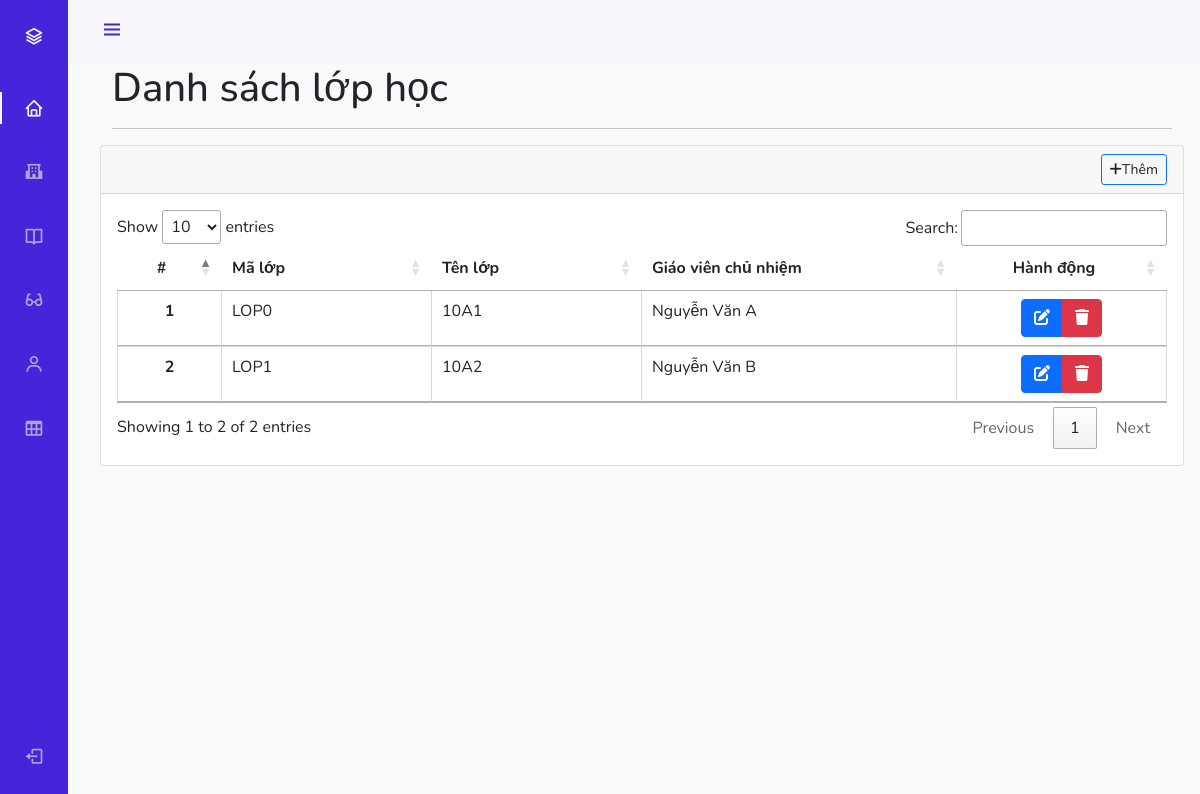
/model/admin-index.php, run on an earlier commit of the app's database.
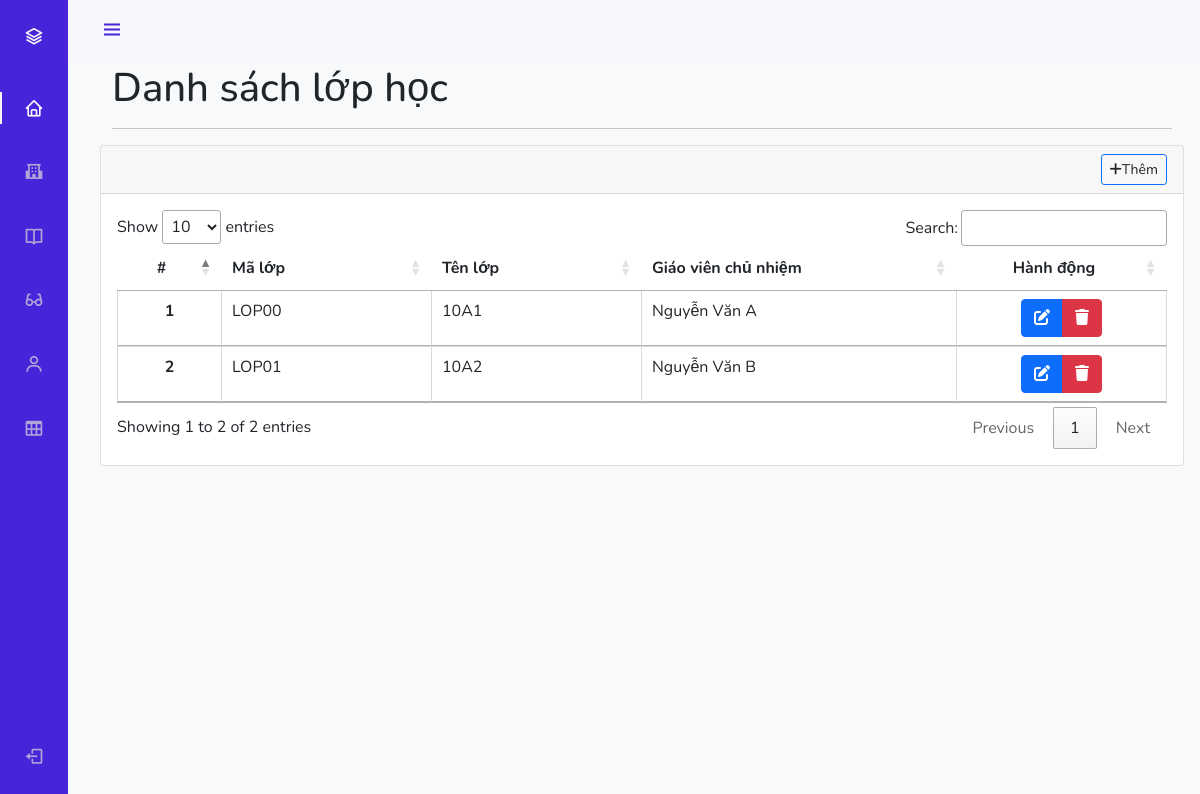
And on a later commit of the database.
### tables this page shows
CREATE TABLE `lop` (
  `malop` varchar(10) NOT NULL,
  `tenlop` varchar(20) NOT NULL,
  `magvcn` varchar(10) NOT NULL
);

CREATE TABLE `giaovien` (
  `magv` varchar(10) NOT NULL,
  `tengv` varchar(20) NOT NULL,
  `gioitinh` tinyint(1) NOT NULL,
  `chucvu` varchar(20) NOT NULL,
  `sodt` varchar(11) NOT NULL,
  `email` varchar(20) NOT NULL,
  `diachi` varchar(100) NOT NULL
);

### model/classes.php (the view, shortened to what this page needs)
<div class="conten-header">
    <div class="container-fluid">
        <div class="row mb-2">
            <div class="col-sm-6">
                <h1 class="m-0 text-start">Danh sách lớp học</h1>
            </div>
        </div>
        <hr class="border-primary">
    </div>
</div>
<div class="col col-lg-12">
    <div class="card card-outline card-primary">
        <div class="card-header">
            <div class="card-tools">
                <a class="btn btn-block btn-sm btn-default btn-flat border-primary newClass" href="javascript:void(0)"><i class="fa fa-plus"></i>Thêm</a>
            </div>
        </div>
        <div class="card-body">
            <table class="table cell-border" id="list">
                <colgroup>
                    <col width="10%">
                    <col width="20%">
                    <col width="20%">
                    <col width="30%">
                    <col width="20%">
                </colgroup>
                <thead>
                    <tr>
                        <th class="text-center">#</th>
                        <th>Mã lớp</th>
                        <th>Tên lớp</th>
                        <th>Giáo viên chủ nhiệm</th>
                        <th class="text-center">Hành động</th>
                    </tr>
                </thead>
                <tbody>
                    <?php
                    include '../config/config.php';
                    $sql = "SELECT * FROM lop, giaovien WHERE lop.magvcn = giaovien.magv";
                    $result = mysqli_query($conn, $sql);
                    if (mysqli_num_rows($result) > 0) {
                        $stt = 1;
                        while ($row = mysqli_fetch_assoc($result)) { ?>
                            <tr>
                                <th class="text-center"><?php echo $stt++; ?></th>
                                <td><?php echo $row['malop']; ?></td>
                                <td><?php echo $row['tenlop'] ?></td>
                                <td><?php echo $row['tengv'] ?></td>
                                <td class="text-center">
                                    <div class="btn-group">
                                        <a href="#" class="btn btn-primary btn-flat manage_class">
                                            <i class="fas fa-edit"></i>
                                        </a>
                                        <button type="button" class="btn btn-danger btn-flat delete_class">
                                            <i class="fas fa-trash"></i>
                                        </button>
                                    </div>
                                </td>
                            </tr>
                    <?php
                        }
                    }
                    ?>
                </tbody>
            </table>
        </div>
    </div>
</div>

### model/admin-index.php (shortened to what this page needs)
<!DOCTYPE html>
<html lang="en">
<head>
    <link href="https://cdn.jsdelivr.net/npm/bootstrap@5.1.3/dist/css/bootstrap.min.css" rel="stylesheet">
    <link rel="stylesheet" href="https://cdn.jsdelivr.net/npm/boxicons@latest/css/boxicons.min.css">
    <link rel="stylesheet" href="https://cdnjs.cloudflare.com/ajax/libs/font-awesome/6.0.0-beta2/css/all.min.css">
    <link rel="stylesheet" href="https://cdn.datatables.net/1.11.3/css/jquery.dataTables.min.css">
    <link rel="stylesheet" href="https://cdn.datatables.net/buttons/2.0.1/css/buttons.dataTables.min.css">
    <link rel="stylesheet" href="https://cdn.datatables.net/responsive/2.2.9/css/responsive.dataTables.min.css">
    <link rel="stylesheet" href="../assets/css/table-data.css">
    <link rel="stylesheet" href="../assets/css/sidebar.css">
</head>
<body>
    <body id="body-pd" class="bg-light">
        <header class="header" id="header">
            <div class="header_toggle"> <i class='bx bx-menu' id="header-toggle"></i> </div>
            <div class="header_img"> <img src="https://i.imgur.com/hczKIze.jpg" alt=""> </div>
        </header>
        <div class="l-navbar" id="nav-bar">
            <nav class="nav">
                <div>
                    <a href="#" class="nav_logo"> <i class='bx bx-layer nav_logo-icon'>
                        </i> <span class="nav_logo-name">Menu</span>
                    </a>
                    <div class="nav_list">
                        <a href="#" class="nav_link active" id="dashboard">
                            <i class='bx bx-home nav_icon'></i>
                        </a>
                        <a href="#" class="nav_link" id="classes">
                            <i class='bx bxs-school nav_icon'></i>
                        </a>
                        <a href="#" class="nav_link" id="subjects">
                            <i class='bx bx-book-open nav_icon'></i>
                        </a>
                        <a href="#" class="nav_link" id="teachers">
                            <i class='bx bx-glasses nav_icon'></i>
                        </a>
                        <a href="#" class="nav_link" id="students">
                            <i class='bx bx-user nav_icon'></i>
                        </a>
                        <a href="#" class="nav_link" id="results">
                            <i class='bx bx-table nav_icon'></i>
                        </a>
                    </div>
                </div>
                <a href="#" class="nav_link" id="logout">
                    <i class='bx bx-log-out nav_icon'></i>
                </a>
            </nav>
        </div>
        <div id="contents" class="height-100 bg-light">
            <?php include 'classes.php'; ?>
        </div>
    </body>
</html>

### assets/css/table-data.css (style rules this page uses)
html, body { overflow-x: hidden; height: 100%; }
body { background: #fff; padding: 0; margin: 0; }
.card-tools { float: right; }

### assets/css/sidebar.css (style rules this page uses)
:root { --header-height: 3rem; --nav-width: 68px; --first-color: #4723d9; --first-color-light: #afa5d9; --white-color: #f7f6fb; --body-font: 'Nunito', sans-serif; --normal-font-size: 1rem; --z-fixed: 100; }
body { position: relative; margin: var(--header-height) 0 0 0; padding: 0 1rem; font-family: var(--body-font); font-size: var(--normal-font-size); transition: 0.5s; }
a { text-decoration: none; }
.header { width: 100%; height: var(--header-height); position: fixed; top: 0; left: 0; display: flex; align-items: center; justify-content: space-between; padding: 0 1rem; background-color: var(--white-color); z-index: var(--z-fixed); transition: 0.5s; }
.header_toggle { color: var(--first-color); font-size: 1.5rem; cursor: pointer; }
.header_img { width: 35px; height: 35px; display: flex; justify-content: center; border-radius: 50%; overflow: hidden; }
.header_img img { width: 40px; }
.l-navbar { position: fixed; top: 0; left: -30%; width: var(--nav-width); height: 100vh; background-color: var(--first-color); padding: 0.5rem 1rem 0 0; transition: 0.5s; z-index: var(--z-fixed); }
.nav { height: 100%; display: flex; flex-direction: column; justify-content: space-between; overflow: hidden; }
.nav_logo, .nav_link { display: grid; grid-template-columns: max-content max-content; align-items: center; column-gap: 1rem; padding: 0.5rem 0 0.5rem 1.5rem; }
.nav_logo { margin-bottom: 2rem; }
.nav_logo-icon { font-size: 1.25rem; color: var(--white-color); }
.nav_link { position: relative; color: var(--first-color-light); margin-bottom: 1.5rem; transition: 0.3s; }
.nav_icon { font-size: 1.25rem; }
.active { color: var(--white-color); }
.active::before { content: ''; position: absolute; left: 0; width: 2px; height: 32px; background-color: var(--white-color); }
.height-100 { height: 100vh; }
@media screen and (min-width: 768px) { body { margin: calc(var(--header-height) + 1rem) 0 0 0; padding-left: calc(var(--nav-width) + 2rem); } }
@media screen and (min-width: 768px) { .header { height: calc(var(--header-height) + 1rem); padding: 0 2rem 0 calc(var(--nav-width) + 2rem); } }
@media screen and (min-width: 768px) { .header_img { width: 40px; height: 40px; } }
@media screen and (min-width: 768px) { .header_img img { width: 45px; } }
@media screen and (min-width: 768px) { .l-navbar { left: 0; padding: 1rem 1rem 0 0; } }

What changed in the data, as far as the page shows it:
removed lop: malop "LOP0", tenlop "10A1", magvcn.tengv "Nguyễn Văn A"
removed lop: malop "LOP1", tenlop "10A2", magvcn.tengv "Nguyễn Văn B"
added lop: malop "LOP00", tenlop "10A1", magvcn.tengv "Nguyễn Văn A"
added lop: malop "LOP01", tenlop "10A2", magvcn.tengv "Nguyễn Văn B"
